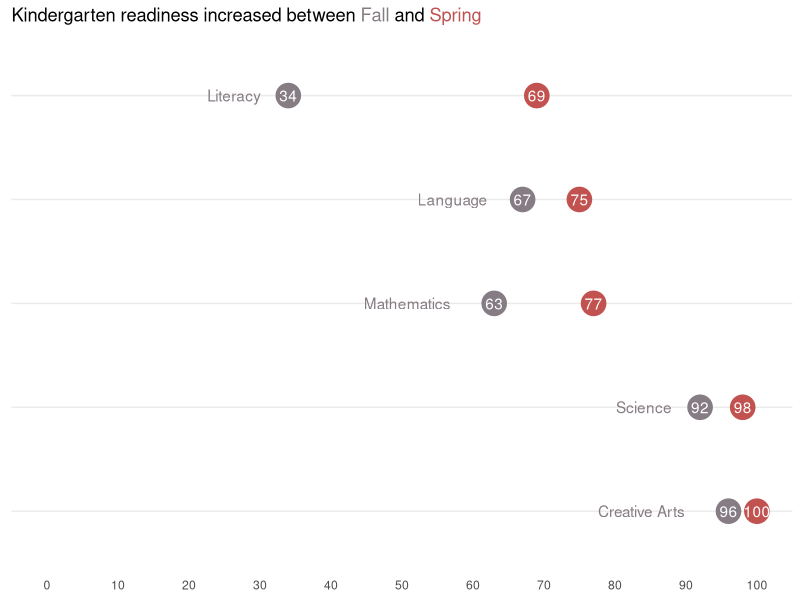

Generate this figure with R:
# https://stephanieevergreen.com/easy-dot-plots-in-excel/

library(tidyverse)
library(ggtext)

kindergarten_readiness <- tribble(
  ~subject, ~score, ~date,
  "Literacy", 34, "Fall",
  "Literacy", 69, "Spring",
  "Language", 67, "Fall",
  "Language", 75, "Spring",
  "Mathematics", 63, "Fall",
  "Mathematics", 77, "Spring",
  "Science", 92, "Fall",
  "Science", 98, "Spring",
  "Creative Arts", 96, "Fall",
  "Creative Arts", 100, "Spring"
) %>% 
  mutate(subject = factor(subject,
                          levels = c("Literacy", "Language", "Mathematics", "Science", "Creative Arts"))) %>% 
  mutate(subject = fct_rev(subject))

subject_labels <- kindergarten_readiness %>% 
  filter(date == "Fall")

kindergarten_readiness %>%
  ggplot(aes(x = score,
             y = subject,
             color = date,
             label = score)) +
  geom_point(size = 8) +
  geom_text(color = "white") +
  geom_text(data = subject_labels,
            aes(label = subject),
            hjust = 1.5) +
  scale_color_manual(values = c(
    "Fall" = "#867c84",
    "Spring" = "#c15250"
  )) +
  scale_x_continuous(limits = c(0, 100),
                     breaks = seq(from = 0,
                                  to = 100,
                                  by = 10)) +
  labs(title = "Kindergarten readiness increased between <span style='color: #867c84;'>Fall</span> and <span style='color: #be5250;'>Spring</span>") +
  theme_minimal() +
  theme(panel.grid.major.x = element_blank(),
        panel.grid.minor.x = element_blank(),
        axis.title = element_blank(),
        plot.title = element_markdown(),
        axis.text.y = element_blank(),
        legend.position = "none")
  